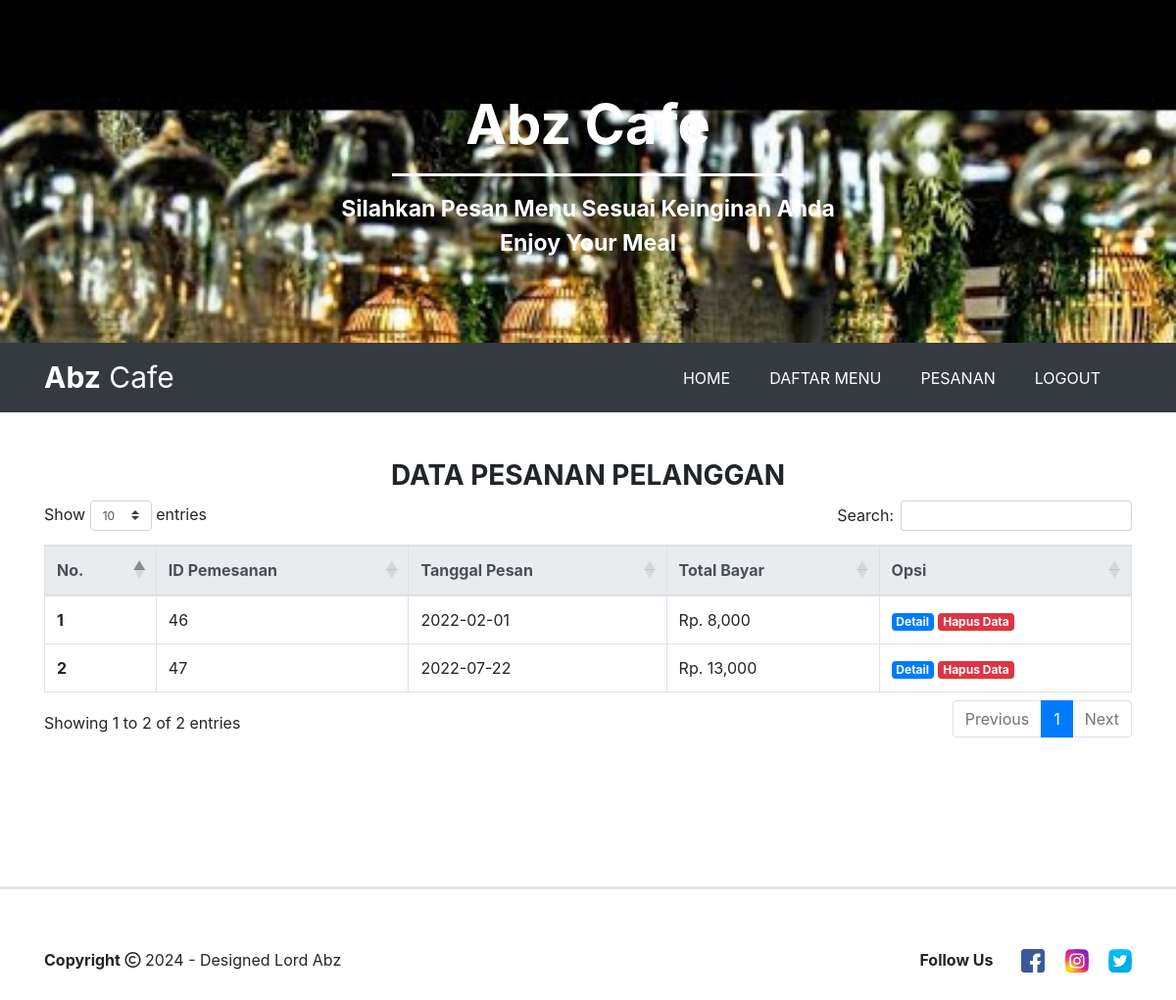
/pesanan.php (signed in), run on the app's committed database.
### tables this page shows
CREATE TABLE `pemesanan` (
  `id_pemesanan` int NOT NULL,
  `tanggal_pemesanan` date NOT NULL,
  `total_belanja` int NOT NULL
);

### pesanan.php (the view, shortened to what this page needs)
<?php
include('koneksi.php');
if (!isset($_SESSION['login_user'])) {
  header("location: login.php");
} else {
?>
  <!doctype html>
  <html lang="en">
  <head>
    <link rel="stylesheet" href="https://stackpath.bootstrapcdn.com/bootstrap/4.5.0/css/bootstrap.min.css">
    <link rel="stylesheet" type="text/css" href="css/bootstrap.min.css">
    <link rel="stylesheet" type="text/css" href="index.css">
    <link rel="stylesheet" type="text/css" href="fontawesome/css/all.min.css">
    <link rel="stylesheet" type="text/css" href="https://cdnjs.cloudflare.com/ajax/libs/twitter-bootstrap/4.1.3/css/bootstrap.css">
    <link rel="stylesheet" type="text/css" href="https://cdn.datatables.net/1.10.21/css/dataTables.bootstrap4.min.css">
  </head>
  <body>
    <div class="jumbotron jumbotron-fluid text-center">
      <div class="container">
        <h1 class="display-4"><span class="font-weight-bold">Abz Cafe</span></h1>
        <hr>
        <p class="lead font-weight-bold">Silahkan Pesan Menu Sesuai Keinginan Anda <br>
          Enjoy Your Meal</p>
      </div>
    </div>
    <nav class="navbar navbar-expand-lg  bg-dark">
      <div class="container">
        <a class="navbar-brand text-white" href="admin.php"><strong>Abz</strong> Cafe</a>
        <div class="collapse navbar-collapse" id="navbarNav">
          <ul class="navbar-nav ml-auto">
            <li class="nav-item">
              <a class="nav-link mr-4" href="admin.php">HOME</a>
            </li>
            <li class="nav-item">
              <a class="nav-link mr-4" href="daftar_menu.php">DAFTAR MENU</a>
            </li>
            <li class="nav-item">
              <a class="nav-link mr-4" href="pesanan.php">PESANAN</a>
            </li>
            <li class="nav-item">
              <a class="nav-link mr-4" href="logout.php">LOGOUT</a>
            </li>
          </ul>
        </div>
      </div>
    </nav>
    <div class="container">
      <div class="judul-pesanan mt-5">
        <h3 class="text-center font-weight-bold">DATA PESANAN PELANGGAN</h3>
      </div>
      <table class="table table-bordered" id="example">
        <thead class="thead-light">
          <tr>
            <th scope="col">No.</th>
            <th scope="col">ID Pemesanan</th>
            <th scope="col">Tanggal Pesan</th>
            <th scope="col">Total Bayar</th>
            <th scope="col">Opsi</th>
          </tr>
        </thead>
        <tbody>
          <?php $nomor = 1; ?>
          <?php
          $ambil = mysqli_query($koneksi, 'SELECT * FROM pemesanan');
          $result = mysqli_fetch_all($ambil, MYSQLI_ASSOC);
          ?>
          <?php foreach ($result as $result) : ?>
            <tr>
              <th scope="row"><?php echo $nomor; ?></th>
              <td><?php echo $result["id_pemesanan"]; ?></td>
              <td><?php echo $result["tanggal_pemesanan"]; ?></td>
              <td>Rp. <?php echo number_format($result["total_belanja"]); ?></td>
              <td>
                <a href="detail_pesanan.php?id=<?php echo $result['id_pemesanan'] ?>" class="badge badge-primary">Detail</a>
                <a href="clear_pesanan.php?id=<?php echo $result['id_pemesanan'] ?>" class="badge badge-danger">Hapus Data</a>
              </td>
            </tr>
            <?php $nomor++; ?>
          <?php endforeach; ?>
        </tbody>
      </table>
    </div>
    <hr class="footer">
    <div class="container">
      <div class="row footer-body">
        <div class="col-md-6">
          <div class="copyright">
            <strong>Copyright</strong> <i class="far fa-copyright"></i> 2024 - Designed Lord Abz</p>
          </div>
        </div>
        <div class="col-md-6 d-flex justify-content-end">
          <div class="icon-contact">
            <label class="font-weight-bold">Follow Us </label>
            <a href="#"><img src="images/icon/fb.png" class="mr-3 ml-4" data-toggle="tooltip" title="Facebook"></a>
            <a href="#"><img src="images/icon/ig.png" class="mr-3" data-toggle="tooltip" title="Instagram"></a>
            <a href="#"><img src="images/icon/twitter.png" class="" data-toggle="tooltip" title="Twitter"></a>
          </div>
        </div>
      </div>
    </div>
  </body>
  </html>
<?php } ?>

### index.css (style rules this page uses)
html { scroll-behavior: smooth; }
.jumbotron { background-image: url(images/Background/bg9.jpg); background-size: cover; height: 350px; width: 100%; color: white; }
.jumbotron .display-4 { margin-top: 30px; }
.jumbotron p { font-size: 23px; }
.jumbotron hr { border-color: white; width: 400px; border-width: 3px; }
.navbar { margin-top: -32px; }
.navbar .navbar-nav .nav-link { color: white; }
.navbar .navbar-brand { font-size: 30px; }
.footer { margin-top: 150px; border-width: 3px; }
.footer-body { margin-top: 60px; margin-bottom: 50px; }

### data on the page
pemesanan: id_pemesanan "46", tanggal_pemesanan "2022-02-01", total_belanja "8,000"
pemesanan: id_pemesanan "47", tanggal_pemesanan "2022-07-22", total_belanja "13,000"
